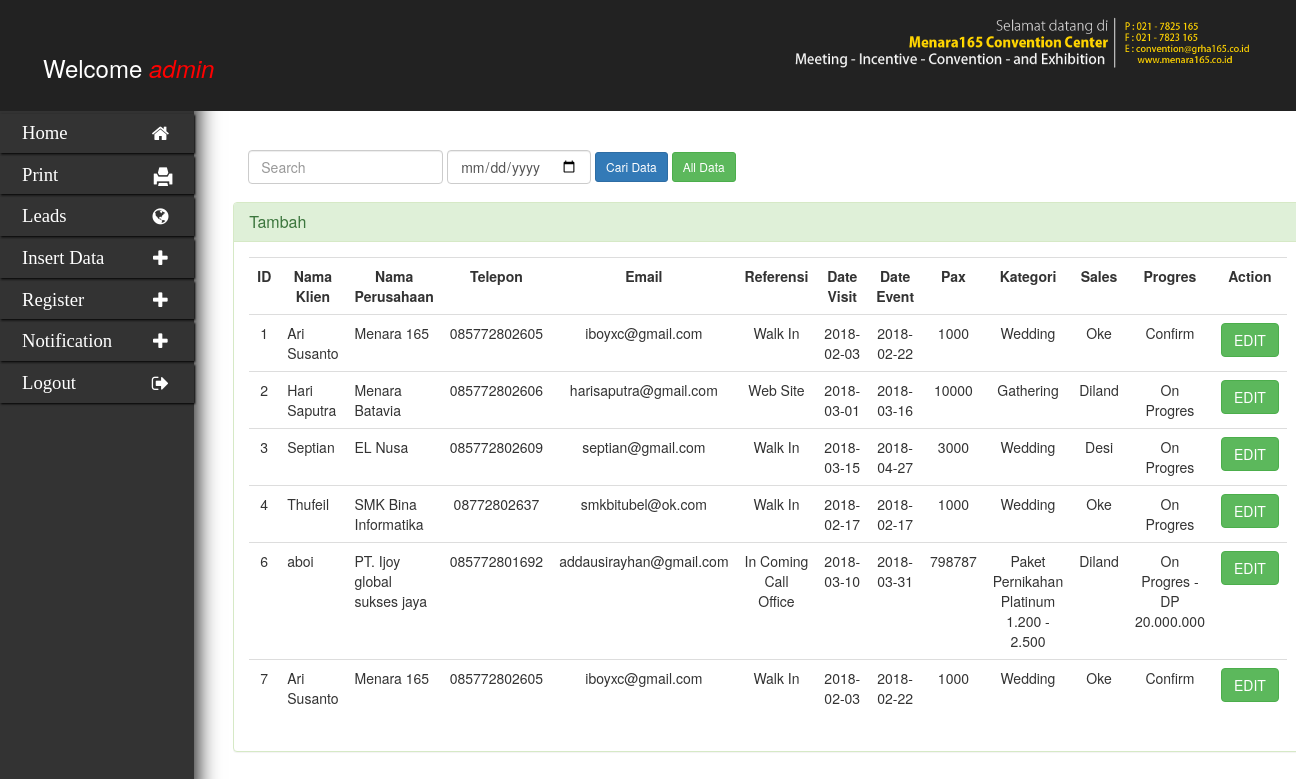
Page /leads/leads/leadsa.php (signed in) on the committed database.
### tables this page shows
CREATE TABLE `report` (
  `id_report` int(100) NOT NULL,
  `nama_klien` varchar(50) NOT NULL,
  `nama_perusahaan` varchar(50) NOT NULL,
  `no_telp` varchar(30) NOT NULL,
  `email` varchar(30) NOT NULL,
  `referensi` varchar(50) NOT NULL,
  `tanggal_visit` date NOT NULL,
  `tanggal_event` date NOT NULL,
  `jumlah_pax` int(10) NOT NULL,
  `kategori_event` varchar(50) NOT NULL,
  `sales` varchar(10) NOT NULL,
  `progres` varchar(100) NOT NULL
);

### leads/leads/leadsa.php (the view, shortened to what this page needs)
<!DOCTYPE html>
<html>
<head>
        <link rel="stylesheet" href="assets/bootstrap/css/bootstrap.min.css">
        <link rel="stylesheet" href="assets/font-awesome/css/font-awesome.min.css">
</head>
<body>
<form>
<div class="hub-top">
  <div class="login pull-left">
  <font size="5px"><p style="margin:  40px 10px;">Welcome <font color="red"><i><?php echo $_SESSION['username']; ?></i></font></p></font>
  </div>
  <div class="logo flex pull-right">
    <div>
      <a href="index.php"><img src="assets1/photo/head1.png" ></a>
    </div>
  </div><br/>
  </div>
</form>
<div class="dashboard treb">
  <ul>
    <a href="index.php"><li><i class="fa fa-home fa-fw"></i>Home</li></a>
    <a href="printpage.php"><li><i class="glyphicon glyphicon-print"></i>Print</li></a>
    <a href="leadsa.php"><li><i class="fa fa-globe fa-fw"></i> Leads</li></a>
    <a href="addReporta.php"><li><i class="fa fa-plus fa-fw"></i>Insert Data</li></a>
    <a href="singup.php"><li><i class="fa fa-plus fa-fw"></i> Register</li></a>
    <a href="NC.php"><li><i class="fa fa-plus fa-fw"></i> Notification</li></a>
    <a href="logout.php"><li><i class="fa fa-sign-out fa-fw"></i> Logout</li></a
  </ul>
</div><br/>
<div style=";margin-left: 18%;padding-top: 122px" class="flex">
  <div style="width: 120%;  opacity: inherit;">
     <form action="leadsa.php" method="POST" class="navbar-form navbar-left" role="search">
  <div class="form-group">
    <input type='text' placeholder='Search' name='qcari' class='form-control'>
    <input type='date' name='qcari' class='form-control'>
 <br/>
  </div>
  <input type='submit' value='Cari Data' class='btn btn-sm btn-primary'>
  <a href='leadsa.php' class='btn btn-sm btn-success' >All Data</a>
</form>
<br/>
<br/>
<br/>
  <div class="table-responsive">
  <div class="panel panel-success">
  <div class="panel-heading">
     <h3 class="panel-title"> <a href="addReporta.php">Tambah</a></h3>
  </div>
  <div class="panel-body">
  <table class="table">
  <tr>
  <th> ID</th>
  <th style="text-align: center;" width="120px">Nama Klien</th>
  <th style="text-align: center;" width="170px">Nama Perusahaan</th>
  <th style="text-align: center;" width="100px">Telepon</th>
  <th style="text-align: center;" width="100px">Email</th>
  <th style="text-align: center;" width="100px">Referensi</th>
  <th style="text-align: center;" width="100px">Date Visit</th>
  <th style="text-align: center;" width="110px">Date Event</th>
  <th style="text-align: center;" width="100px">Pax</th>
  <th style="text-align: center;" width="100px">Kategori</th>
  <th style="text-align: center;" width="100px">Sales</th>
  <th style="text-align: center;" width="100px">Progres</th>
  <th style="text-align: center;" width="100px">Action</th>
  </tr>
<?php
require_once('koneksi.php');
if(isset($_POST['qcari'])){
  $qcari=$_POST['qcari'];
  $query1="SELECT * FROM  report
  where id_report like '%$qcari%'
  or nama_klien like '%$qcari%'
  or progres like '%$qcari%'
  or sales like '%$qcari%'
  or tanggal_visit like '%$qcari%'";
}
else{
  $query1="SELECT * FROM  report";
}
$result=mysqli_query($koneksi,$query1) or die(mysqli_error());
$no=1;
while($rows=mysqli_fetch_object($result)){
      ?>
      <tr>
        <td style="text-align: center;"><?php echo $rows -> id_report;?></td>
        <td style="text-align: left;"><?php echo $rows -> nama_klien;?></td>
        <td style="text-align: left;"><?php echo $rows -> nama_perusahaan;?></td>
        <td style="text-align: center;"><?php echo $rows -> no_telp;?></td>
        <td style="text-align: center;"><?php echo $rows -> email;?></td>
        <td style="text-align: center;"><?php echo $rows -> referensi;?></td>
        <td style="text-align: center;"><?php echo $rows -> tanggal_visit;?></td>
        <td style="text-align: center;"><?php echo $rows -> tanggal_event;?></td>
        <td style="text-align: center;"><?php echo $rows -> jumlah_pax;?></td>
        <td style="text-align: center;"><?php echo $rows -> kategori_event;?></td>
        <td style="text-align: center;"><?php echo $rows -> sales;?></td>
        <td style="text-align: center;"><?php echo $rows -> progres;?></td>
        <td style="text-align: center;"><?php echo '<a href="editReport.php?id_report='.$rows -> id_report.'" class="btn btn-success">EDIT</a>';?></td>
      </tr>
      <?php $no++;}?>
  </table>
    </div>
  </div>
</body>
</html>

### leads/leads/leadsa.php (style rules this page uses)
.treb { font-family: Trebuchet MS }
.flex { display: flex; }
.hub-top { position: fixed;top: 0;z-index: 20;width: 100%;background: #222;height: 111px; }
.logo { padding:11px 5px 11px 22px;color: white }
.login { margin: 11px; color:white; }
.dashboard { background: #333333;position: fixed;height: 100%;width: 15%;box-shadow: 2px 2px 22px black;padding-top: 111px; }
.dashboard ul { list-style: none;padding: 0 }
.dashboard ul li { color: white;padding: 6px 22px;display: block;font-size: 14pt;box-shadow: 1px 1px 2px black;;margin-top: 3px }
.dashboard ul li i { float: right;padding-top: 5px }

### rows in the picture
report: id_report "1", nama_klien "Ari Susanto", nama_perusahaan "Menara 165", no_telp "085772802605", email "iboyxc@gmail.com", referensi "Walk In", tanggal_visit "2018-02-03", tanggal_event "2018-02-22", jumlah_pax "1000", kategori_event "Wedding", sales "Oke", progres "Confirm"
report: id_report "2", nama_klien "Hari Saputra", nama_perusahaan "Menara Batavia", no_telp "085772802606", email "harisaputra@gmail.com", referensi "Web Site", tanggal_visit "2018-03-01", tanggal_event "2018-03-16", jumlah_pax "10000", kategori_event "Gathering", sales "Diland", progres "On Progres"
report: id_report "3", nama_klien "Septian", nama_perusahaan "EL Nusa", no_telp "085772802609", email "septian@gmail.com", referensi "Walk In", tanggal_visit "2018-03-15", tanggal_event "2018-04-27", jumlah_pax "3000", kategori_event "Wedding", sales "Desi", progres "On Progres"
report: id_report "4", nama_klien "Thufeil", nama_perusahaan "SMK Bina Informatika", no_telp "08772802637", email "smkbitubel@ok.com", referensi "Walk In", tanggal_visit "2018-02-17", tanggal_event "2018-02-17", jumlah_pax "1000", kategori_event "Wedding", sales "Oke", progres "On Progres"
report: id_report "6", nama_klien "aboi", nama_perusahaan "PT. Ijoy global sukses jaya", no_telp "085772801692", email "addausirayhan@gmail.com", referensi "In Coming Call Office", tanggal_visit "2018-03-10", tanggal_event "2018-03-31", jumlah_pax "798787", kategori_event "Paket Pernikahan Platinum 1.200 - 2.500", sales "Diland", progres "On Progres - DP 20.000.000"
report: id_report "7", nama_klien "Ari Susanto", nama_perusahaan "Menara 165", no_telp "085772802605", email "iboyxc@gmail.com", referensi "Walk In", tanggal_visit "2018-02-03", tanggal_event "2018-02-22", jumlah_pax "1000", kategori_event "Wedding", sales "Oke", progres "Confirm"

### other values in the picture
$_SESSION['username'] "admin"
